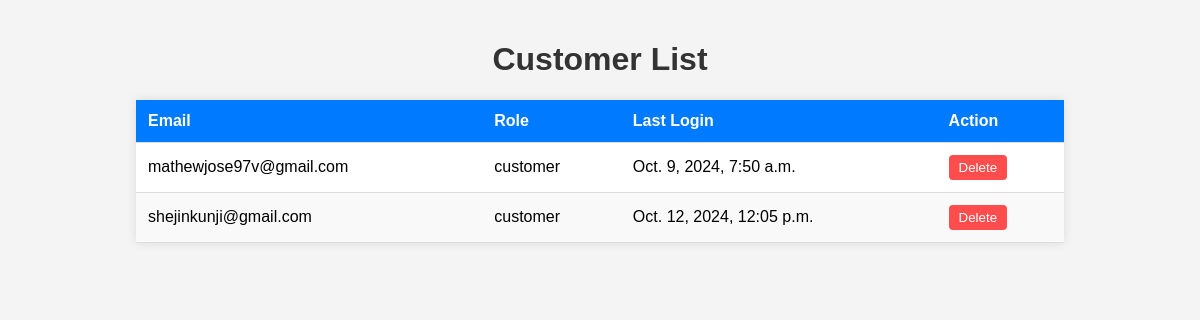
/customerdetails, run on the app's committed database.
### autocareweb/models.py (models this page shows, shortened)
class CustomUser(AbstractBaseUser, PermissionsMixin):
    email = models.EmailField(unique=True)
    role = models.CharField(max_length=20, choices=UserRole.choices, default=UserRole.CUSTOMER)
    is_active = models.BooleanField(default=True)
    is_staff = models.BooleanField(default=False)
    objects = CustomUserManager()
    USERNAME_FIELD = 'email'
    REQUIRED_FIELDS = []

### autocareweb/views.py (the view)
def customerdetails(request):
    customers = CustomUser.objects.filter(role='customer').select_related('details')
    return render(request,'admin/customerdetails.html',{'customers':customers})

### templates/admin/customerdetails.html (shortened to what this page needs)
{% load static %}
<!DOCTYPE html>
<html lang="en">
<head>
</head>
<body>
    <h1>Customer List</h1>
    <table>
        <thead>
            <tr>
                <th>Email</th>
                <th>Role</th>
                <th>Last Login</th>
                <th>Action</th>
            </tr>
        </thead>
        <tbody>
            {% for customer in customers %}
                <tr>
                    <td>{{ customer.email }}</td>
                    <td>{{ customer.role }}</td>
                    <td>{{ customer.last_login }}</td>
                    <td>
                        <form method="POST" action="{% url 'delete_customer' customer.email %}">
                          <button type="submit" class="delete-btn">Delete</button>
                        </form>
                    </td>
                </tr>
            {% endfor %}
        </tbody>
    </table>
</body>
</html>

### templates/admin/customerdetails.html (style rules this page uses)
body { font-family: Arial, sans-serif; background-color: #f4f4f4; margin: 0; padding: 20px; }
h1 { text-align: center; color: #333; }
table { width: 80%; margin: 0 auto; border-collapse: collapse; box-shadow: 0 0 10px rgba(0, 0, 0, 0.1); background-color: #fff; }
th, td { padding: 12px; text-align: left; border-bottom: 1px solid #ddd; }
th { background-color: #007BFF; color: white; }
tr:nth-child(even) { background-color: #f9f9f9; }
.delete-btn { background-color: #FF4C4C; color: white; border: none; padding: 5px 10px; cursor: pointer; border-radius: 4px; }

### data on the page
CustomUser: email "mathewjose97v@gmail.com", role "customer", last_login "Oct. 9, 2024, 7:50 a.m."
CustomUser: email "shejinkunji@gmail.com", role "customer", last_login "Oct. 12, 2024, 12:05 p.m."
